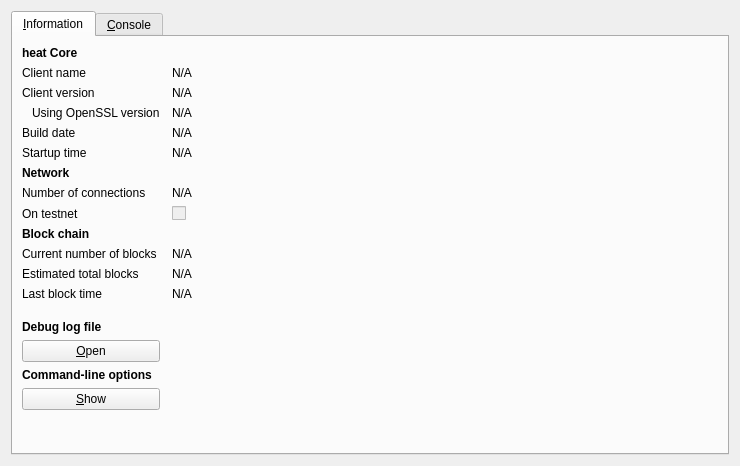
<?xml version="1.0" encoding="UTF-8"?>
<ui version="4.0">
 <class>RPCConsole</class>
 <widget class="QDialog" name="RPCConsole">
  <property name="geometry">
   <rect>
    <x>0</x>
    <y>0</y>
    <width>740</width>
    <height>466</height>
   </rect>
  </property>
  <property name="windowTitle">
   <string>heat - Debug window</string>
  </property>
  <layout class="QVBoxLayout" name="verticalLayout_2">
   <item>
    <widget class="QTabWidget" name="tabWidget">
     <property name="currentIndex">
      <number>0</number>
     </property>
     <widget class="QWidget" name="tab_info">
      <attribute name="title">
       <string>&amp;Information</string>
      </attribute>
      <layout class="QGridLayout" name="gridLayout" columnstretch="0,1">
       <property name="horizontalSpacing">
        <number>12</number>
       </property>
       <item row="0" column="0">
        <widget class="QLabel" name="label_9">
         <property name="font">
          <font>
           <weight>75</weight>
           <bold>true</bold>
          </font>
         </property>
         <property name="text">
          <string>heat Core</string>
         </property>
        </widget>
       </item>
       <item row="1" column="0">
        <widget class="QLabel" name="label_5">
         <property name="text">
          <string>Client name</string>
         </property>
        </widget>
       </item>
       <item row="1" column="1">
        <widget class="QLabel" name="clientName">
         <property name="cursor">
          <cursorShape>IBeamCursor</cursorShape>
         </property>
         <property name="text">
          <string>N/A</string>
         </property>
         <property name="textFormat">
          <enum>Qt::PlainText</enum>
         </property>
         <property name="textInteractionFlags">
          <set>Qt::LinksAccessibleByMouse|Qt::TextSelectableByKeyboard|Qt::TextSelectableByMouse</set>
         </property>
        </widget>
       </item>
       <item row="2" column="0">
        <widget class="QLabel" name="label_6">
         <property name="text">
          <string>Client version</string>
         </property>
        </widget>
       </item>
       <item row="2" column="1">
        <widget class="QLabel" name="clientVersion">
         <property name="cursor">
          <cursorShape>IBeamCursor</cursorShape>
         </property>
         <property name="text">
          <string>N/A</string>
         </property>
         <property name="textFormat">
          <enum>Qt::PlainText</enum>
         </property>
         <property name="textInteractionFlags">
          <set>Qt::LinksAccessibleByMouse|Qt::TextSelectableByKeyboard|Qt::TextSelectableByMouse</set>
         </property>
        </widget>
       </item>
       <item row="3" column="0">
        <widget class="QLabel" name="label_14">
         <property name="text">
          <string>Using OpenSSL version</string>
         </property>
         <property name="indent">
          <number>10</number>
         </property>
        </widget>
       </item>
       <item row="3" column="1">
        <widget class="QLabel" name="openSSLVersion">
         <property name="cursor">
          <cursorShape>IBeamCursor</cursorShape>
         </property>
         <property name="text">
          <string>N/A</string>
         </property>
         <property name="textFormat">
          <enum>Qt::PlainText</enum>
         </property>
         <property name="textInteractionFlags">
          <set>Qt::LinksAccessibleByMouse|Qt::TextSelectableByKeyboard|Qt::TextSelectableByMouse</set>
         </property>
        </widget>
       </item>
       <item row="4" column="0">
        <widget class="QLabel" name="label_12">
         <property name="text">
          <string>Build date</string>
         </property>
        </widget>
       </item>
       <item row="4" column="1">
        <widget class="QLabel" name="buildDate">
         <property name="cursor">
          <cursorShape>IBeamCursor</cursorShape>
         </property>
         <property name="text">
          <string>N/A</string>
         </property>
         <property name="textFormat">
          <enum>Qt::PlainText</enum>
         </property>
         <property name="textInteractionFlags">
          <set>Qt::LinksAccessibleByMouse|Qt::TextSelectableByKeyboard|Qt::TextSelectableByMouse</set>
         </property>
        </widget>
       </item>
       <item row="5" column="0">
        <widget class="QLabel" name="label_13">
         <property name="text">
          <string>Startup time</string>
         </property>
        </widget>
       </item>
       <item row="5" column="1">
        <widget class="QLabel" name="startupTime">
         <property name="cursor">
          <cursorShape>IBeamCursor</cursorShape>
         </property>
         <property name="text">
          <string>N/A</string>
         </property>
         <property name="textFormat">
          <enum>Qt::PlainText</enum>
         </property>
         <property name="textInteractionFlags">
          <set>Qt::LinksAccessibleByMouse|Qt::TextSelectableByKeyboard|Qt::TextSelectableByMouse</set>
         </property>
        </widget>
       </item>
       <item row="6" column="0">
        <widget class="QLabel" name="label_11">
         <property name="font">
          <font>
           <weight>75</weight>
           <bold>true</bold>
          </font>
         </property>
         <property name="text">
          <string>Network</string>
         </property>
        </widget>
       </item>
       <item row="7" column="0">
        <widget class="QLabel" name="label_7">
         <property name="text">
          <string>Number of connections</string>
         </property>
        </widget>
       </item>
       <item row="7" column="1">
        <widget class="QLabel" name="numberOfConnections">
         <property name="cursor">
          <cursorShape>IBeamCursor</cursorShape>
         </property>
         <property name="text">
          <string>N/A</string>
         </property>
         <property name="textFormat">
          <enum>Qt::PlainText</enum>
         </property>
         <property name="textInteractionFlags">
          <set>Qt::LinksAccessibleByMouse|Qt::TextSelectableByKeyboard|Qt::TextSelectableByMouse</set>
         </property>
        </widget>
       </item>
       <item row="8" column="0">
        <widget class="QLabel" name="label_8">
         <property name="text">
          <string>On testnet</string>
         </property>
        </widget>
       </item>
       <item row="8" column="1">
        <widget class="QCheckBox" name="isTestNet">
         <property name="enabled">
          <bool>false</bool>
         </property>
         <property name="text">
          <string/>
         </property>
        </widget>
       </item>
       <item row="9" column="0">
        <widget class="QLabel" name="label_10">
         <property name="font">
          <font>
           <weight>75</weight>
           <bold>true</bold>
          </font>
         </property>
         <property name="text">
          <string>Block chain</string>
         </property>
        </widget>
       </item>
       <item row="10" column="0">
        <widget class="QLabel" name="label_3">
         <property name="text">
          <string>Current number of blocks</string>
         </property>
        </widget>
       </item>
       <item row="10" column="1">
        <widget class="QLabel" name="numberOfBlocks">
         <property name="cursor">
          <cursorShape>IBeamCursor</cursorShape>
         </property>
         <property name="text">
          <string>N/A</string>
         </property>
         <property name="textFormat">
          <enum>Qt::PlainText</enum>
         </property>
         <property name="textInteractionFlags">
          <set>Qt::LinksAccessibleByMouse|Qt::TextSelectableByKeyboard|Qt::TextSelectableByMouse</set>
         </property>
        </widget>
       </item>
       <item row="11" column="0">
        <widget class="QLabel" name="label_4">
         <property name="text">
          <string>Estimated total blocks</string>
         </property>
        </widget>
       </item>
       <item row="11" column="1">
        <widget class="QLabel" name="totalBlocks">
         <property name="cursor">
          <cursorShape>IBeamCursor</cursorShape>
         </property>
         <property name="text">
          <string>N/A</string>
         </property>
         <property name="textFormat">
          <enum>Qt::PlainText</enum>
         </property>
         <property name="textInteractionFlags">
          <set>Qt::LinksAccessibleByMouse|Qt::TextSelectableByKeyboard|Qt::TextSelectableByMouse</set>
         </property>
        </widget>
       </item>
       <item row="12" column="0">
        <widget class="QLabel" name="label_2">
         <property name="text">
          <string>Last block time</string>
         </property>
        </widget>
       </item>
       <item row="12" column="1">
        <widget class="QLabel" name="lastBlockTime">
         <property name="cursor">
          <cursorShape>IBeamCursor</cursorShape>
         </property>
         <property name="text">
          <string>N/A</string>
         </property>
         <property name="textFormat">
          <enum>Qt::PlainText</enum>
         </property>
         <property name="textInteractionFlags">
          <set>Qt::LinksAccessibleByMouse|Qt::TextSelectableByKeyboard|Qt::TextSelectableByMouse</set>
         </property>
        </widget>
       </item>
       <item row="13" column="0">
        <spacer name="verticalSpacer_2">
         <property name="orientation">
          <enum>Qt::Vertical</enum>
         </property>
         <property name="sizeHint" stdset="0">
          <size>
           <width>20</width>
           <height>20</height>
          </size>
         </property>
        </spacer>
       </item>
       <item row="14" column="0">
        <widget class="QLabel" name="labelDebugLogfile">
         <property name="font">
          <font>
           <weight>75</weight>
           <bold>true</bold>
          </font>
         </property>
         <property name="text">
          <string>Debug log file</string>
         </property>
        </widget>
       </item>
       <item row="15" column="0">
        <widget class="QPushButton" name="openDebugLogfileButton">
         <property name="toolTip">
          <string>&lt;html&gt;&lt;head/&gt;&lt;body&gt;&lt;p&gt;Open the heat debug log file from the current data directory. This can take a few seconds for large log files.&lt;/p&gt;&lt;/body&gt;&lt;/html&gt;</string>
         </property>
         <property name="text">
          <string>&amp;Open</string>
         </property>
         <property name="autoDefault">
          <bool>false</bool>
         </property>
        </widget>
       </item>
       <item row="16" column="0">
        <widget class="QLabel" name="labelCLOptions">
         <property name="font">
          <font>
           <weight>75</weight>
           <bold>true</bold>
          </font>
         </property>
         <property name="text">
          <string>Command-line options</string>
         </property>
        </widget>
       </item>
       <item row="17" column="0">
        <widget class="QPushButton" name="showCLOptionsButton">
         <property name="toolTip">
          <string>&lt;html&gt;&lt;head/&gt;&lt;body&gt;&lt;p&gt;Show the heat-Qt help message to get a list with possible heat command-line options.&lt;/p&gt;&lt;/body&gt;&lt;/html&gt;</string>
         </property>
         <property name="text">
          <string>&amp;Show</string>
         </property>
         <property name="autoDefault">
          <bool>false</bool>
         </property>
        </widget>
       </item>
       <item row="18" column="0">
        <spacer name="verticalSpacer">
         <property name="orientation">
          <enum>Qt::Vertical</enum>
         </property>
         <property name="sizeHint" stdset="0">
          <size>
           <width>20</width>
           <height>40</height>
          </size>
         </property>
        </spacer>
       </item>
      </layout>
     </widget>
     <widget class="QWidget" name="tab_console">
      <attribute name="title">
       <string>&amp;Console</string>
      </attribute>
      <layout class="QVBoxLayout" name="verticalLayout_3">
       <property name="spacing">
        <number>3</number>
       </property>
       <item>
        <widget class="QTextEdit" name="messagesWidget">
         <property name="minimumSize">
          <size>
           <width>0</width>
           <height>100</height>
          </size>
         </property>
         <property name="readOnly">
          <bool>true</bool>
         </property>
         <property name="tabKeyNavigation" stdset="0">
          <bool>false</bool>
         </property>
         <property name="columnCount" stdset="0">
          <number>2</number>
         </property>
        </widget>
       </item>
       <item>
        <layout class="QHBoxLayout" name="horizontalLayout">
         <property name="spacing">
          <number>3</number>
         </property>
         <item>
          <widget class="QLabel" name="label">
           <property name="text">
            <string notr="true">&gt;</string>
           </property>
          </widget>
         </item>
         <item>
          <widget class="QLineEdit" name="lineEdit"/>
         </item>
         <item>
          <widget class="QPushButton" name="clearButton">
           <property name="maximumSize">
            <size>
             <width>24</width>
             <height>24</height>
            </size>
           </property>
           <property name="toolTip">
            <string>Clear console</string>
           </property>
           <property name="text">
            <string/>
           </property>
           <property name="icon">
            <iconset resource="../bitcoin.qrc">
             <normaloff>:/icons/remove</normaloff>:/icons/remove</iconset>
           </property>
           <property name="shortcut">
            <string notr="true">Ctrl+L</string>
           </property>
           <property name="autoDefault">
            <bool>false</bool>
           </property>
          </widget>
         </item>
        </layout>
       </item>
      </layout>
     </widget>
    </widget>
   </item>
  </layout>
 </widget>
 <resources>
  <include location="../bitcoin.qrc"/>
 </resources>
 <connections/>
</ui>
